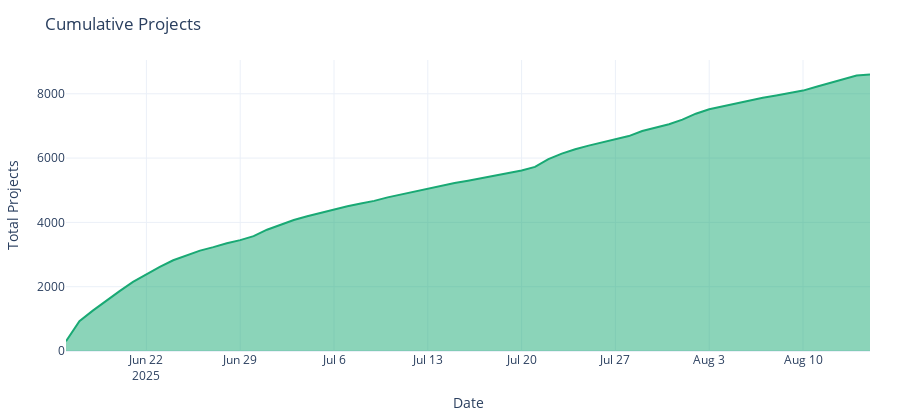

This figure's notebook cell:
### Markdown cell above
## Growth of projects over time
Cumulative total of projects across dates.

### Code cell
ts = None
for cand in ['created_date', 'created_at']:
    if cand in df.columns:
        ts = pd.to_datetime(df[cand], errors='coerce')
        break

if ts is None:
    print('No created_at/created_date column available for cumulative chart')
else:
    series = (
        pd.DataFrame({'date': ts.dt.date})
          .dropna()
          .groupby('date')
          .size()
          .reset_index(name='count')
          .sort_values('date')
    )
    series['date'] = pd.to_datetime(series['date'])
    series['cumulative'] = series['count'].cumsum()

    fig = px.area(series, x='date', y='cumulative',
                  title='Cumulative Projects',
                  labels={'date': 'Date', 'cumulative': 'Total Projects'},
                  color_discrete_sequence=['#19A974'])
    fig.update_layout(height=max(DEFAULT_HEIGHT, 420))
    fig.show()
    save_plotly(fig, name='cumulative_projects', description='Cumulative total of projects over time', friendly_name='Cumulative Projects')

### Figure 1 — Plotly figure (JSON) as saved in the notebook; plotly's stock layout.template omitted (floating-point values rounded to 4 significant figures)
{"data": [{"fillpattern": {"shape": ""}, "hovertemplate": "Date=%{x}<br>Total Projects=%{y}<extra></extra>", "legendgroup": "", "line": {"color": "#19A974"}, "marker": {"symbol": "circle"}, "mode": "lines", "name": "", "orientation": "v", "showlegend": false, "stackgroup": "1", "type": "scatter", "x": ["2025-06-16T00:00:00", "2025-06-17T00:00:00", "2025-06-18T00:00:00", "2025-06-19T00:00:00", "2025-06-20T00:00:00", "2025-06-21T00:00:00", "2025-06-22T00:00:00", "2025-06-23T00:00:00", "2025-06-24T00:00:00", "2025-06-25T00:00:00", "2025-06-26T00:00:00", "2025-06-27T00:00:00", "2025-06-28T00:00:00", "2025-06-29T00:00:00", "2025-06-30T00:00:00", "2025-07-01T00:00:00", "2025-07-02T00:00:00", "2025-07-03T00:00:00", "2025-07-04T00:00:00", "2025-07-05T00:00:00", "2025-07-06T00:00:00", "2025-07-07T00:00:00", "2025-07-08T00:00:00", "2025-07-09T00:00:00", "2025-07-10T00:00:00", "2025-07-11T00:00:00", "2025-07-12T00:00:00", "2025-07-13T00:00:00", "2025-07-14T00:00:00", "2025-07-15T00:00:00", "2025-07-16T00:00:00", "2025-07-17T00:00:00", "2025-07-18T00:00:00", "2025-07-19T00:00:00", "2025-07-20T00:00:00", "2025-07-21T00:00:00", "2025-07-22T00:00:00", "2025-07-23T00:00:00", "2025-07-24T00:00:00", "2025-07-25T00:00:00", "2025-07-26T00:00:00", "2025-07-27T00:00:00", "2025-07-28T00:00:00", "2025-07-29T00:00:00", "2025-07-30T00:00:00", "2025-07-31T00:00:00", "2025-08-01T00:00:00", "2025-08-02T00:00:00", "2025-08-03T00:00:00", "2025-08-04T00:00:00", "2025-08-05T00:00:00", "2025-08-06T00:00:00", "2025-08-07T00:00:00", "2025-08-08T00:00:00", "2025-08-09T00:00:00", "2025-08-10T00:00:00", "2025-08-11T00:00:00", "2025-08-12T00:00:00", "2025-08-13T00:00:00", "2025-08-14T00:00:00", "2025-08-15T00:00:00"], "xaxis": "x", "y": [305, 927, 1255, 1569, 1864, 2150, 2384, 2616, 2823, 2976, 3123, 3231, 3353, 3448, 3573, 3773, 3920, 4075, 4192, 4298, 4407, 4504, 4589, 4669, 4778, 4867, 4946, 5038, 5145, 5222, 5294, 5379, 5453, 5535, 5612, 5725, 5968, 6139, 6276, 6387, 6485, 6581, 6684, 6843, 6946, 7053, 7197, 7381, 7518, 7611, 7702, 7790, 7877, 7947, 8027, 8099, 8220, 8338, 8447, 8571, 8598], "yaxis": "y"}], "layout": {"height": 420, "legend": {"tracegroupgap": 0}, "title": {"text": "Cumulative Projects"}, "xaxis": {"anchor": "y", "domain": [0, 1], "title": {"text": "Date"}}, "yaxis": {"anchor": "x", "domain": [0, 1], "title": {"text": "Total Projects"}}}}
